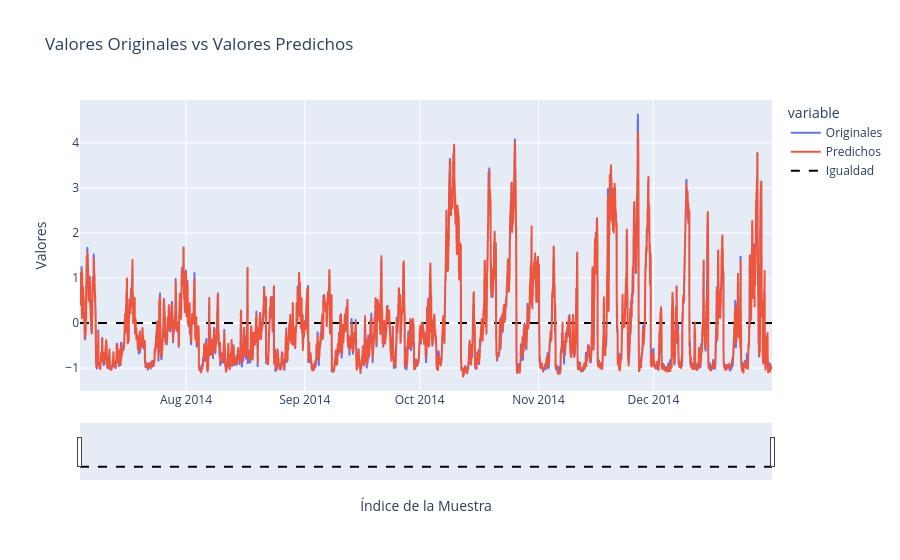

Source (notebook cell):
### Code cell
# Crea un DataFrame con los datos originales y los predichos
df = pd.DataFrame({'Originales': valY.flatten(), 'Predichos': prediccionGRU.flatten()})
df.index = val_date

fecha_inicio = df.index[0]
fecha_fin = df.index[-1]


fig = px.line(df, title='Valores Originales vs Valores Predichos')
fig.update_xaxes(rangeslider_visible=True, title='Índice de la Muestra', range=[fecha_inicio, fecha_fin])
fig.update_yaxes(title='Valores')


fig.add_trace(go.Scatter(x=df.index, y=[0] * len(df), mode='lines', name='Igualdad', line=dict(color='black', dash='dash')))
dfGRU = df
fig.show()

### Figure 1 — Plotly figure (JSON) as saved in the notebook; plotly's stock layout.template omitted (floating-point values rounded to 4 significant figures; data arrays with more than 128 entries replaced by an {"elided": "..."} marker saying what was removed)
{"data": [{"hovertemplate": "variable=Originales<br>index=%{x}<br>value=%{y}<extra></extra>", "legendgroup": "Originales", "line": {"color": "#636efa", "dash": "solid"}, "marker": {"symbol": "circle"}, "mode": "lines", "name": "Originales", "showlegend": true, "type": "scattergl", "x": {"elided": "4336 str values"}, "xaxis": "x", "y": {"elided": "4336 float values"}, "yaxis": "y"}, {"hovertemplate": "variable=Predichos<br>index=%{x}<br>value=%{y}<extra></extra>", "legendgroup": "Predichos", "line": {"color": "#EF553B", "dash": "solid"}, "marker": {"symbol": "circle"}, "mode": "lines", "name": "Predichos", "showlegend": true, "type": "scattergl", "x": {"elided": "4336 str values"}, "xaxis": "x", "y": {"elided": "4336 float values"}, "yaxis": "y"}, {"line": {"color": "black", "dash": "dash"}, "mode": "lines", "name": "Igualdad", "type": "scatter", "x": {"elided": "4336 str values"}, "y": {"elided": "4336 int values"}}], "layout": {"legend": {"title": {"text": "variable"}, "tracegroupgap": 0}, "title": {"text": "Valores Originales vs Valores Predichos"}, "xaxis": {"anchor": "y", "domain": [0, 1], "range": ["2014-07-04T08:00:00", "2014-12-31T23:00:00"], "rangeslider": {"visible": true}, "title": {"text": "Índice de la Muestra"}}, "yaxis": {"anchor": "x", "domain": [0, 1], "title": {"text": "Valores"}}}}
